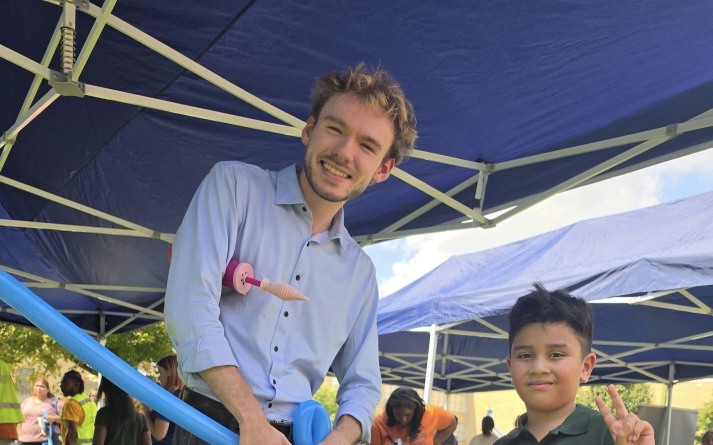
#> input picture assets/img/about-action-1.jpg, 1425 x 890 px (shown at 1/2 size); its folder holds only this picture in this run
$ python optimize_images.py ../assets/img/about-action-1.jpg
#> lines starting #> are read from the running program, lines starting #| are printed output that depends on the picture
#!/usr/bin/env python3
"""
Turn raw photos into web-ready WebP files.

  python3 tools/optimize_images.py                      # everything in raw-photos/
  python3 tools/optimize_images.py raw-photos/IMG_1.HEIC --name birthday-party
  python3 tools/optimize_images.py --crop 1:1           # square crops (gallery thumbs)
  python3 tools/optimize_images.py --hero               # print hero <img> (eager + high priority)

For each photo it writes assets/img/<name>-<width>.webp at 400/800/1200/1600/2000px wide
(never upscaled), auto-rotates from the phone's EXIF orientation, converts to sRGB, and
strips ALL metadata (including GPS location). It then prints a ready-to-paste <img> tag
with srcset, width/height (prevents layout shift) and lazy loading.

Accepts JPG, PNG, HEIC/HEIF (converted with macOS `sips`), TIFF and WebP.
"""
import argparse
import re
import subprocess
import sys
import tempfile
from pathlib import Path

from PIL import Image, ImageOps

SITE = Path(__file__).resolve().parent.parent
RAW_DIR = SITE / "raw-photos"
OUT_DIR = SITE / "assets" / "img"
WIDTHS = [400, 800, 1200, 1600, 2000]
EXTS = {".jpg", ".jpeg", ".png", ".heic", ".heif", ".tif", ".tiff", ".webp"}
QUALITY = 90  # high quality: never trade away how the photos look


def slugify(stem: str) -> str:
    s = re.sub(r"[^a-z0-9]+", "-", stem.lower()).strip("-")
    return s or "photo"


def load(path: Path) -> Image.Image:
    if path.suffix.lower() in {".heic", ".heif"}:
        with tempfile.TemporaryDirectory() as tmp:
            jpg = Path(tmp) / "x.jpg"
            subprocess.run(["sips", "-s", "format", "jpeg", str(path), "--out", str(jpg)],
                           check=True, capture_output=True)
            im = Image.open(jpg)
            im.load()
    else:
        im = Image.open(path)
#> im is the input picture: PIL image 1425x890 RGB; mean R, G, B 107.7, 110.6, 127.3
        im.load()
    im = ImageOps.exif_transpose(im)  # honor phone rotation
    if im.mode not in ("RGB", "RGBA"):
        im = im.convert("RGB")
    if im.mode == "RGBA":  # flatten transparency onto white
        bg = Image.new("RGB", im.size, "white")
        bg.paste(im, mask=im.split()[3])
        im = bg
    return im


def crop_ratio(im: Image.Image, ratio: str, focus: tuple) -> Image.Image:
    rw, rh = (float(x) for x in ratio.split(":"))
    target = rw / rh
    w, h = im.size
    if w / h > target:  # too wide
        nw = round(h * target)
        left = round((w - nw) * focus[0])
        return im.crop((left, 0, left + nw, h))
    nh = round(w / target)
    top = round((h - nh) * focus[1])
    return im.crop((0, top, w, top + nh))


def process(path: Path, name: str, args) -> None:
    im = load(path)
    if args.crop:
        im = crop_ratio(im, args.crop, args.focus)
    w0, h0 = im.size
#> w0 = 1425; h0 = 890
    # every standard width smaller than the photo, plus the photo itself (capped at the max)
    top = min(w0, args.max_width or WIDTHS[-1])
#> top = 1425
    widths = sorted(set([w for w in WIDTHS if w < top] + [top]))
#> widths = [400, 800, 1200, 1425]
    OUT_DIR.mkdir(parents=True, exist_ok=True)
    sizes_written = []
    for w in widths:
        h = round(h0 * w / w0)
        out = OUT_DIR / f"{name}-{w}.webp"
        im.resize((w, h), Image.LANCZOS).save(out, "WEBP", quality=QUALITY, method=6)
        sizes_written.append((w, h, out.stat().st_size))
#> this loop made 4 passes
#> pass 1, in process, `im.resize((w, h), Image.LANCZOS).save(out, "WEBP", quality=QUALITY, me..`:
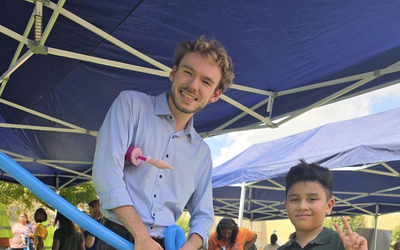
#> saved as about-action-1-400.webp: PIL image 400x250 RGB; mean R, G, B 107.7, 110.6, 127.3
#> pass 2, in process, `im.resize((w, h), Image.LANCZOS).save(out, "WEBP", quality=QUALITY, me..`:
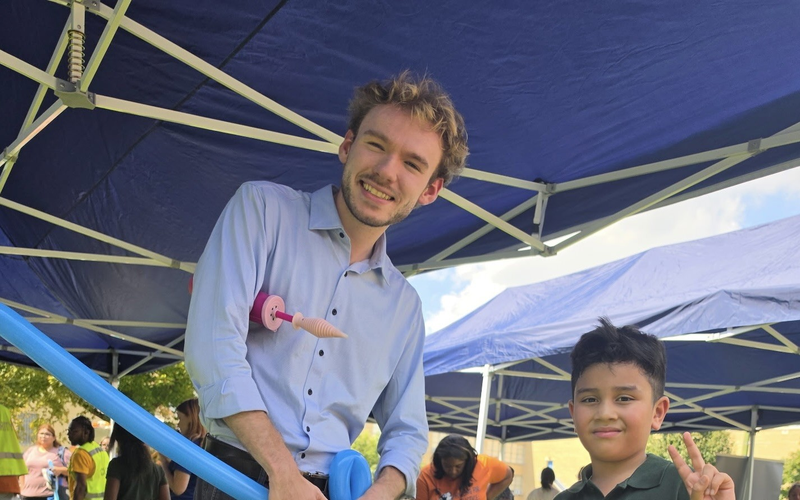
#> saved as about-action-1-800.webp: PIL image 800x500 RGB; mean R, G, B 107.7, 110.6, 127.3
#> after the loop, sizes_written = [(400, 250, 26512), (800, 500, 71446), (1200, 749, 124004), (1425, 890, 179242)]
    print(f"\n{path.name}  ->  {name}   ({w0}x{h0} source)")
#| about-action-1.jpg  ->  about-action-1   (1425x890 source)
    for w, h, size in sizes_written:
        print(f"   {name}-{w}.webp   {w}x{h}   {size/1024:.0f} KB")
#> this loop made 4 passes
#|    about-action-1-400.webp   400x250   26 KB
#|    about-action-1-800.webp   800x500   70 KB
#|    about-action-1-1200.webp   1200x749   121 KB
#|    about-action-1-1425.webp   1425x890   175 KB
    # snippet
    mid = min(sizes_written, key=lambda t: abs(t[0] - 800))
#> mid = (800, 500, 71446)
    srcset = ", ".join(f"assets/img/{name}-{w}.webp {w}w" for w, _, _ in sizes_written)
    attrs = ('loading="eager" fetchpriority="high"' if args.hero else 'loading="lazy"')
    sizes = args.sizes or ("(max-width: 900px) 100vw, 50vw" if args.hero else "(max-width: 639px) 47vw, 31vw")
    print("   paste:")
    print(f'   <img src="assets/img/{name}-{mid[0]}.webp" srcset="{srcset}" sizes="{sizes}" '
          f'alt="DESCRIBE THE PHOTO" {attrs} width="{mid[0]}" height="{mid[1]}">')
#> (printed output is left out)


def main():
    ap = argparse.ArgumentParser(description=__doc__, formatter_class=argparse.RawDescriptionHelpFormatter)
    ap.add_argument("inputs", nargs="*", help=f"files or folders (default: {RAW_DIR.relative_to(SITE)}/)")
    ap.add_argument("--name", help="output name (only with a single input file)")
    ap.add_argument("--crop", help="center crop to a ratio first, e.g. 1:1, 4:3, 4:5")
    ap.add_argument("--focus", default="0.5,0.5",
                    help="crop focus x,y from 0 to 1 (0=left/top, 1=right/bottom); default 0.5,0.5")
    ap.add_argument("--max-width", type=int, help="largest output width (default 2000)")
    ap.add_argument("--hero", action="store_true", help="snippet loads eagerly with high priority")
    ap.add_argument("--sizes", help="override the sizes= attribute in the printed snippet")
    args = ap.parse_args()
    args.focus = tuple(float(x) for x in args.focus.split(","))

    files = []
    for item in (args.inputs or [str(RAW_DIR)]):
        p = Path(item)
        if p.is_dir():
            files += sorted(f for f in p.iterdir() if f.suffix.lower() in EXTS and not f.name.startswith("."))
        elif p.is_file():
            files.append(p)
        else:
            sys.exit(f"Not found: {item}")
    if not files:
        sys.exit(f"No photos found. Put raw photos in {RAW_DIR} and run again.")
    if args.name and len(files) != 1:
        sys.exit("--name only works with a single photo")
    for f in files:
        process(f, slugify(args.name) if args.name else slugify(f.stem), args)
    print(f"\nDone. {len(files)} photo(s) written to {OUT_DIR.relative_to(SITE)}/")


if __name__ == "__main__":
    main()

$ run again, on assets/img/about-portrait.jpg
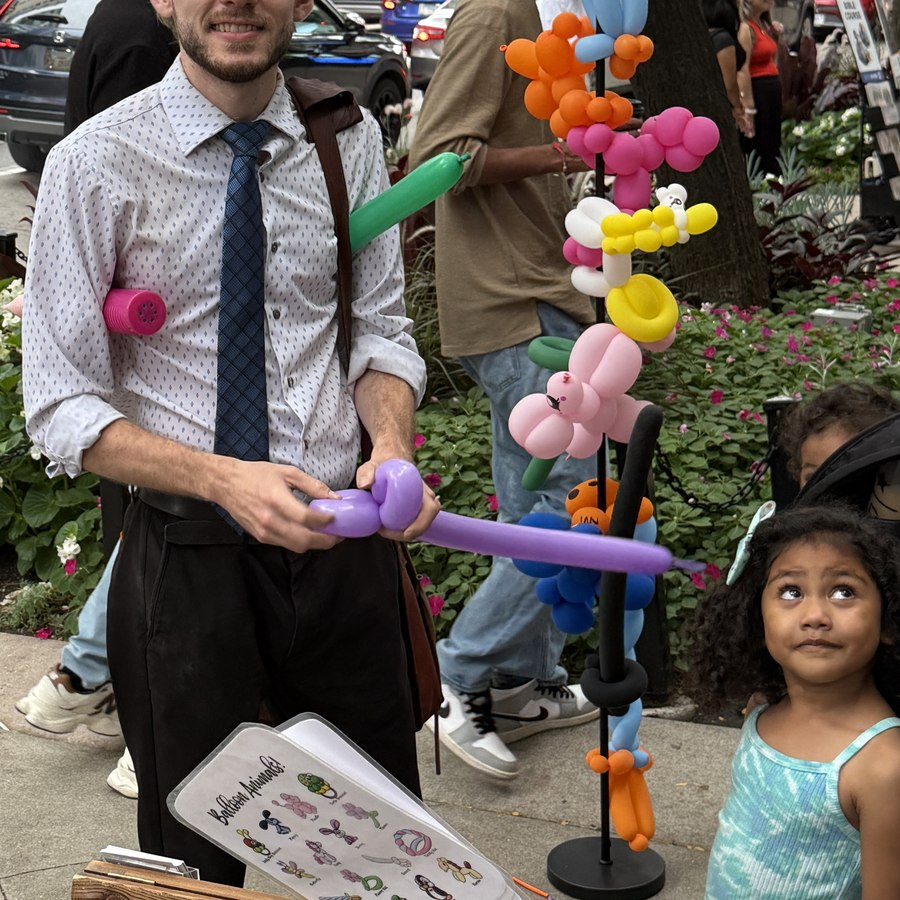
#> input picture assets/img/about-portrait.jpg, 900 x 900 px
#> in load, im is the input picture: PIL image 900x900 RGB; mean R, G, B 103.6, 94.5, 87.7
#> the loop in process, `for w in widths:` made 3 passes
#> pass 1, in process, `im.resize((w, h), Image.LANCZOS).save(out, "WEBP", quality=QUALITY, me..`:
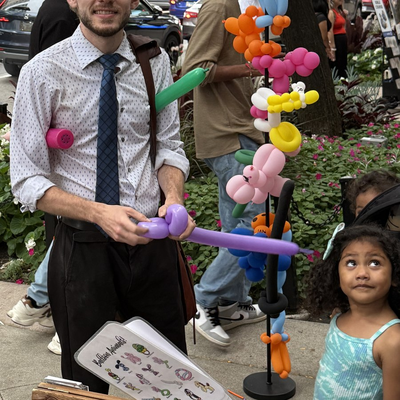
#> saved as about-portrait-400.webp: PIL image 400x400 RGB; mean R, G, B 103.6, 94.5, 87.7
#> after the loop in process, `for w in widths:`: sizes_written = [(400, 400, 60034), (800, 800, 177236), (900, 900, 210342)]
#| about-portrait.jpg  ->  about-portrait   (900x900 source)
#> the loop in process, `for w, h, size in sizes_written:` made 3 passes
#> (printed output is left out)
#> mid = (800, 800, 177236)
#> (printed output is left out)

$ run again, on assets/img/balloon-twisting-supplies-setup-corporate-event-800.webp
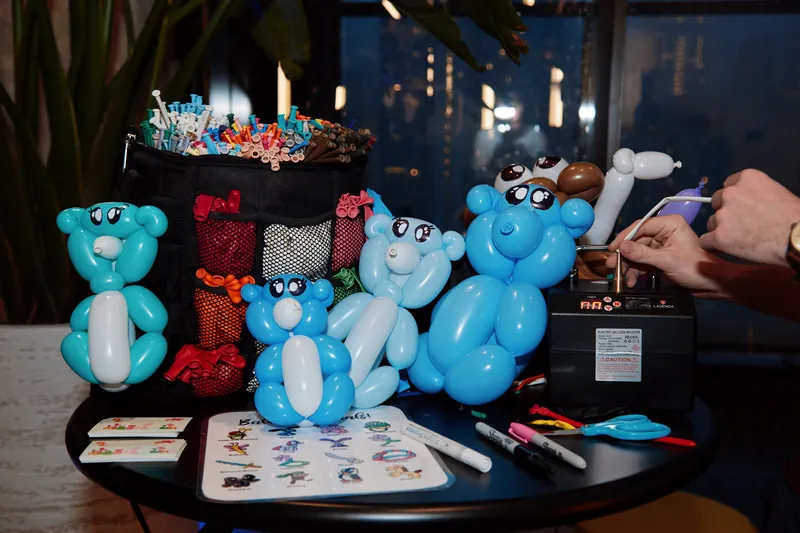
#> input picture assets/img/balloon-twisting-supplies-setup-corporate-event-800.webp, 800 x 533 px
#> in load, im is the input picture: PIL image 800x533 RGB; mean R, G, B 56.2, 63.9, 69.5
#> the loop in process, `for w in widths:` made 2 passes
#> pass 1, in process, `im.resize((w, h), Image.LANCZOS).save(out, "WEBP", quality=QUALITY, me..`:
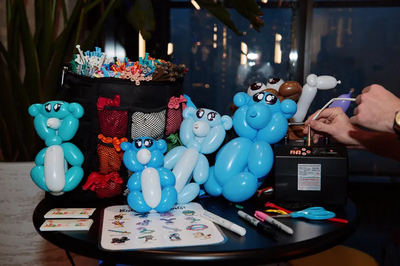
#> saved as balloon-twisting-supplies-setup-corporate-event-800-400.webp: PIL image 400x266 RGB; mean R, G, B 56.3, 64, 69.6
#> after the loop in process, `for w in widths:`: sizes_written = [(400, 266, 27578), (800, 533, 61716)]
#| balloon-twisting-supplies-setup-corporate-event-800.webp  ->  balloon-twisting-supplies-setup-corporate-event-800   (800x533 source)
#> the loop in process, `for w, h, size in sizes_written:` made 2 passes
#> (printed output is left out)
#> mid = (800, 533, 61716)
#> (printed output is left out)
